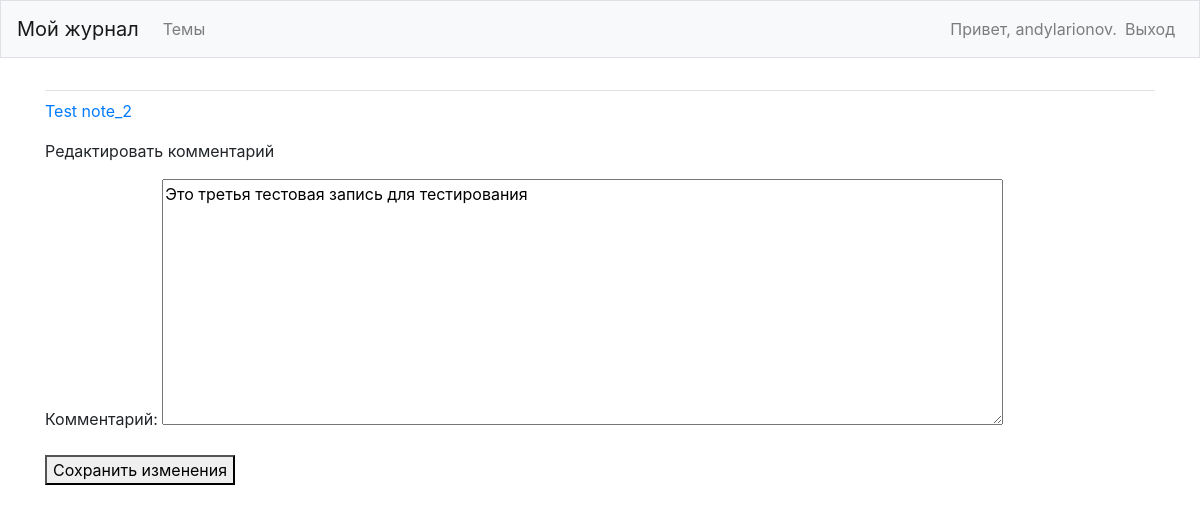
The app's page /edit_entry/3/ (signed in) with its own data.
### my_journal_p/models.py (models this page shows, shortened)
class Topic(models.Model):
    text = models.CharField(max_length=200)
    date_added = models.DateTimeField(auto_now_add=True)
    owner = models.ForeignKey(User, on_delete=models.CASCADE)
    def __str__(self):
        return self.text

class Entry(models.Model):
    topic = models.ForeignKey(Topic, on_delete=models.CASCADE)
    text = models.TextField()
    date_added = models.DateTimeField(auto_now_add=True)
    class Meta:
        verbose_name_plural = 'entries'

### my_journal_p/views.py (the view)
# urls.py: path('edit_entry/<int:entry_id>/', views.edit_entry, name='edit_entry'),
@login_required()
def edit_entry(request, entry_id):
    entry = Entry.objects.get(id=entry_id)
    topic = entry.topic
    check_topic_owner(topic.owner, request)
    if request.method != "POST":
        form = EntryForm(instance=entry)
    else:
        form = EntryForm(instance=entry, data=request.POST)
        if form.is_valid():
            form.save()
            return redirect('my_journal_p:topic', topic_id=topic.id)
    context = {'entry': entry, 'topic': topic, 'form':form}
    return render(request, 'my_journal_p/edit_entry.html', context)

### my_journal_p/forms.py
class EntryForm(forms.ModelForm):
    class Meta:
        model = Entry
        fields = ["text"]
        labels = {'text': 'Комментарий:'}
        widgets = {'text': forms.Textarea(attrs={'cols': 80})}

### my_journal_p/views.py (called while the page is built)
def check_topic_owner(owner, request):
    if owner != request.user:
        raise Http404

### my_journal_p/templates/my_journal_p/edit_entry.html (shortened to what this page needs)
<!DOCTYPE html>
<html lang="en">
<head>
</head>
<body>
{% extends "my_journal_p/base.html" %}
{% block content %}
    <p><a href="{% url 'my_journal_p:topic' topic.id %}">{{topic}}</a></p>
    <p>Редактировать комментарий</p>
    <form action="{% url 'my_journal_p:edit_entry' entry.id %}" method="post">
        {{form.as_p}}
        <button name="submit">Сохранить изменения</button>
    </form>
{%endblock content%}

### my_journal_p/templates/my_journal_p/base.html (shortened to what this page needs)
{% load bootstrap4 %}
<!doctype html>
<html lang="ru">
<head>
  {% bootstrap_css %}
</head>
<body>
<nav class="navbar navbar-expand-md navbar-light bg-light mb-4 border">
  <a class="navbar-brand" href="{% url 'my_journal_p:index' %}">Мой журнал</a>
<div class = "collapse navbar-collapse" id="navbarCollapse">
  <ul class="navbar-nav mr-auto">
    <li class="nav-item">
      <a class="nav-link" href="{% url 'my_journal_p:topics'%}">Темы</a>
    </li>
  </ul>
  <ul class="navbar-nav ml-auto">
    {% if user.is_authenticated %}
    <li class="nav-item">
      <span class="navbar-text">Привет, {{ user.username}}.</span>
    </li>
    <li class="nav-item">
      <a class="nav-link" href="{% url 'users:logout' %}">Выход</a>
    </li>
    {% endif %}
  </ul>
</div>
</nav>
<main role="main" class="container">
  <div class="pb-2 mb-2 border-bottom">
  </div>
  <div>
    {% block content %} {%endblock content%}
  </div>
</main>
</body>
</html>

### records on screen
Topic: text "Test note_2"
Entry: text "Это третья тестовая запись для тестирования"

### other values on screen
{{ user.username }} "andylarionov"
